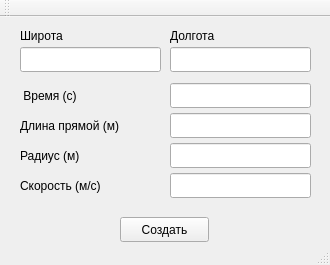
<?xml version="1.0" encoding="UTF-8"?>
<ui version="4.0">
 <class>MainWindow</class>
 <widget class="QMainWindow" name="MainWindow">
  <property name="geometry">
   <rect>
    <x>0</x>
    <y>0</y>
    <width>330</width>
    <height>265</height>
   </rect>
  </property>
  <property name="sizePolicy">
   <sizepolicy hsizetype="Fixed" vsizetype="Fixed">
    <horstretch>0</horstretch>
    <verstretch>0</verstretch>
   </sizepolicy>
  </property>
  <property name="minimumSize">
   <size>
    <width>330</width>
    <height>265</height>
   </size>
  </property>
  <property name="maximumSize">
   <size>
    <width>330</width>
    <height>265</height>
   </size>
  </property>
  <property name="windowTitle">
   <string>CSV</string>
  </property>
  <widget class="QWidget" name="centralwidget">
   <property name="sizePolicy">
    <sizepolicy hsizetype="Fixed" vsizetype="Fixed">
     <horstretch>0</horstretch>
     <verstretch>0</verstretch>
    </sizepolicy>
   </property>
   <property name="minimumSize">
    <size>
     <width>330</width>
     <height>232</height>
    </size>
   </property>
   <property name="maximumSize">
    <size>
     <width>330</width>
     <height>232</height>
    </size>
   </property>
   <widget class="QLineEdit" name="edLat">
    <property name="geometry">
     <rect>
      <x>20</x>
      <y>30</y>
      <width>141</width>
      <height>25</height>
     </rect>
    </property>
   </widget>
   <widget class="QLineEdit" name="edLon">
    <property name="geometry">
     <rect>
      <x>170</x>
      <y>30</y>
      <width>141</width>
      <height>25</height>
     </rect>
    </property>
   </widget>
   <widget class="QPushButton" name="btnCalc">
    <property name="geometry">
     <rect>
      <x>120</x>
      <y>200</y>
      <width>89</width>
      <height>25</height>
     </rect>
    </property>
    <property name="text">
     <string>Создать</string>
    </property>
   </widget>
   <widget class="QLabel" name="label">
    <property name="geometry">
     <rect>
      <x>20</x>
      <y>10</y>
      <width>67</width>
      <height>17</height>
     </rect>
    </property>
    <property name="text">
     <string>Широта</string>
    </property>
   </widget>
   <widget class="QLabel" name="label_2">
    <property name="geometry">
     <rect>
      <x>170</x>
      <y>10</y>
      <width>67</width>
      <height>17</height>
     </rect>
    </property>
    <property name="text">
     <string>Долгота</string>
    </property>
   </widget>
   <widget class="QLineEdit" name="edTime">
    <property name="geometry">
     <rect>
      <x>170</x>
      <y>66</y>
      <width>141</width>
      <height>25</height>
     </rect>
    </property>
   </widget>
   <widget class="QLabel" name="label_3">
    <property name="geometry">
     <rect>
      <x>20</x>
      <y>70</y>
      <width>121</width>
      <height>17</height>
     </rect>
    </property>
    <property name="text">
     <string> Время (с)</string>
    </property>
   </widget>
   <widget class="QLineEdit" name="edLine">
    <property name="geometry">
     <rect>
      <x>170</x>
      <y>96</y>
      <width>141</width>
      <height>25</height>
     </rect>
    </property>
   </widget>
   <widget class="QLabel" name="label_4">
    <property name="geometry">
     <rect>
      <x>20</x>
      <y>100</y>
      <width>131</width>
      <height>17</height>
     </rect>
    </property>
    <property name="text">
     <string>Длина прямой (м)</string>
    </property>
   </widget>
   <widget class="QLineEdit" name="edRadius">
    <property name="geometry">
     <rect>
      <x>170</x>
      <y>126</y>
      <width>141</width>
      <height>25</height>
     </rect>
    </property>
   </widget>
   <widget class="QLineEdit" name="edSpeed">
    <property name="geometry">
     <rect>
      <x>170</x>
      <y>156</y>
      <width>141</width>
      <height>25</height>
     </rect>
    </property>
   </widget>
   <widget class="QLabel" name="label_5">
    <property name="geometry">
     <rect>
      <x>20</x>
      <y>160</y>
      <width>121</width>
      <height>17</height>
     </rect>
    </property>
    <property name="text">
     <string>Скорость (м/с)</string>
    </property>
   </widget>
   <widget class="QLabel" name="label_6">
    <property name="geometry">
     <rect>
      <x>20</x>
      <y>130</y>
      <width>121</width>
      <height>17</height>
     </rect>
    </property>
    <property name="text">
     <string>Радиус (м)</string>
    </property>
   </widget>
  </widget>
  <widget class="QStatusBar" name="statusbar"/>
  <widget class="QToolBar" name="toolBar">
   <property name="windowTitle">
    <string>toolBar</string>
   </property>
   <attribute name="toolBarArea">
    <enum>TopToolBarArea</enum>
   </attribute>
   <attribute name="toolBarBreak">
    <bool>false</bool>
   </attribute>
  </widget>
 </widget>
 <resources/>
 <connections/>
</ui>
